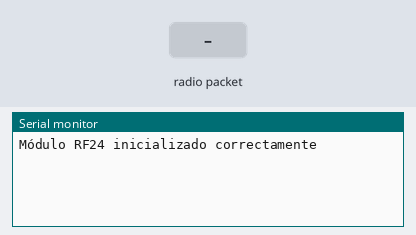
A sketch run on a simulated Arduino Uno, built with avr-gcc and run on an emulated ATmega328P. Parts: the last lines printed to the serial monitor. The test bench sets the inputs (shaded band). No radio packets arrive unless stated.

Above: at 1.2 s.
1.3 s: radio packet "1" arrives
At 1.6 s:
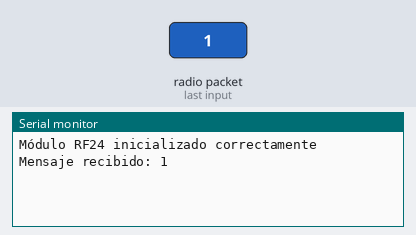
2.8 s: radio packet "0" arrives
At 4.0 s:
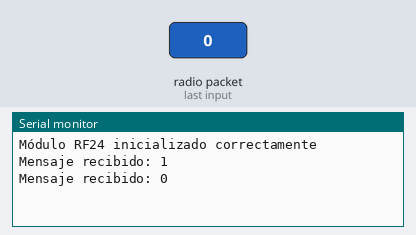
4.3 s: radio packet "2" arrives
At 5.1 s:
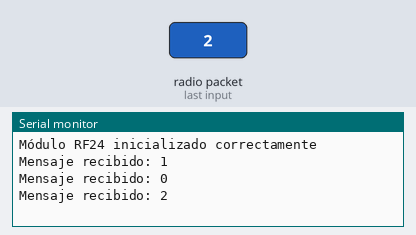

The sketch:

RECEPTORFUNCIONAL.ino
```cpp
#include <SPI.h>
#include <nRF24L01.h>
#include <RF24.h>

// Crear objeto RF24, pines CE y CSN
RF24 radio(8, 10);

const byte direccion[6] = "00001";

void setup() {
  Serial.begin(9600);

  // Inicializar el módulo RF24
  if (!radio.begin()) {
    Serial.println("Error: No se pudo inicializar el módulo RF24");
    while (true); // Detener la ejecución si falla la inicialización
  }

  radio.openReadingPipe(0, direccion);
  radio.setPALevel(RF24_PA_MIN);
  radio.startListening();
  Serial.println("Módulo RF24 inicializado correctamente");
}

void loop() {
  // Verificar la conexión antes de recibir datos
  if (radio.isChipConnected()) {
    if (radio.available()) {
      char mensaje[32] = "";
      radio.read(&mensaje, sizeof(mensaje));
      Serial.print("Mensaje recibido: ");
      Serial.println(mensaje);
    }
  } else {
    Serial.println("Error: Módulo RF24 no conectado");
    delay(1000); // Esperar un segundo antes de volver a verificar
  }
}
```

Measured:
- after the input at 1.3 s, the serial monitor: prints a new line at once (image 1)
- after the input at 2.8 s, the serial monitor: prints a new line at once (image 2)
- after the input at 4.3 s, the serial monitor: prints a new line at once (image 3)
